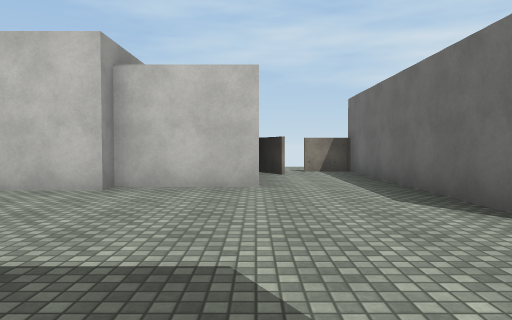
view 1 (above)

18 first-person views from a walk through a Unity game level. The camera is 1.2 m above the floor, tilts 2° down and sees 70° across. The floor is counted in squares, 2 m on a side. Each view is taken from the middle of a square. On the plan, view 1 faces up. The plan holds only what a view shows up to about 10 squares ahead; the rest is blank. Surface patterns are stand-ins for the level's own textures.

view 2
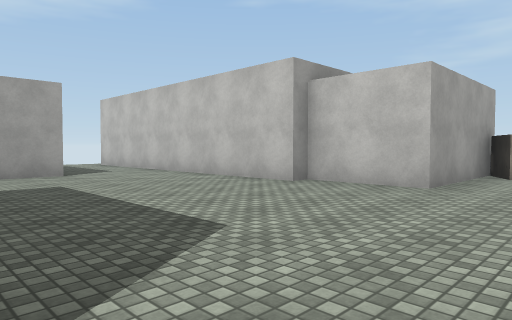

view 3
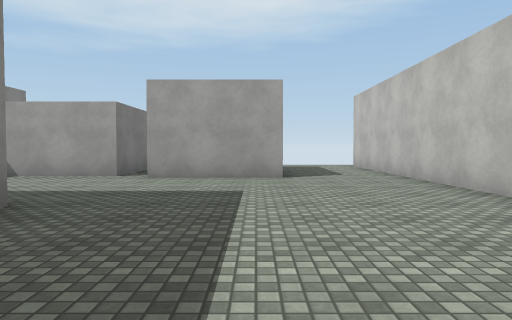

view 4
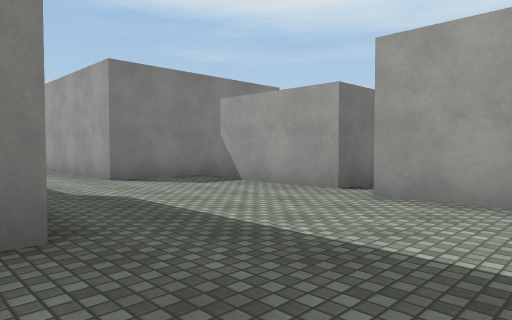

view 5
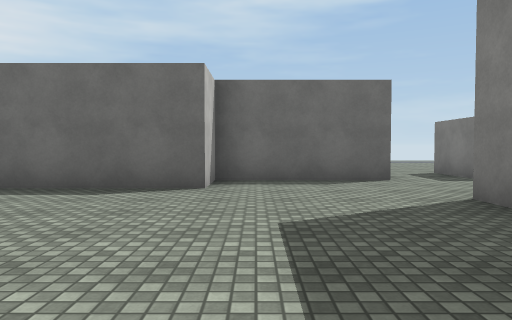

view 6
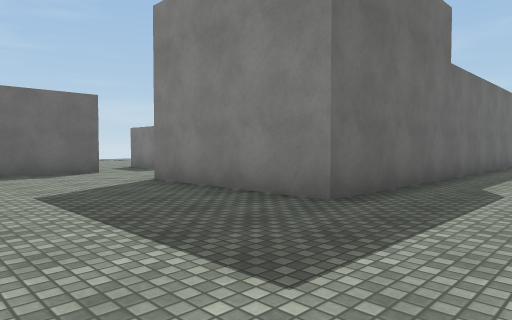

view 7
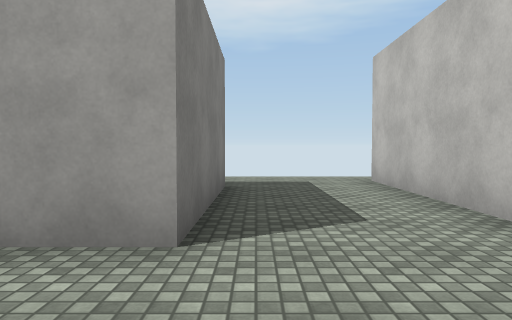

view 8
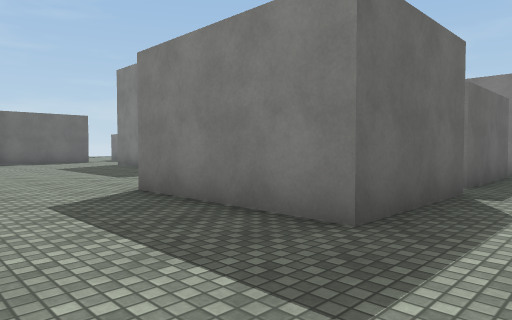

view 9
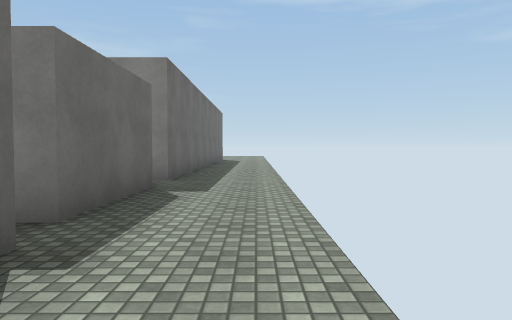

view 10
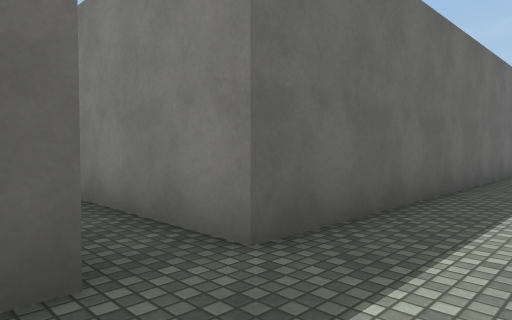

view 11
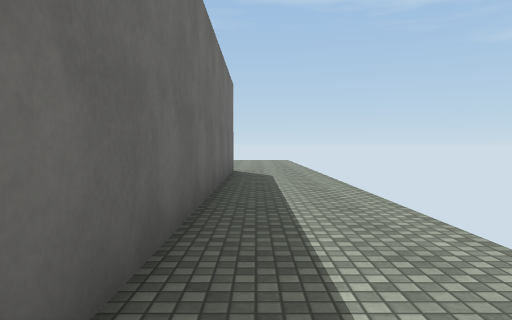

view 12
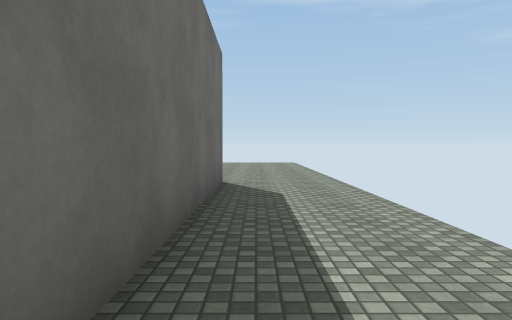

view 13
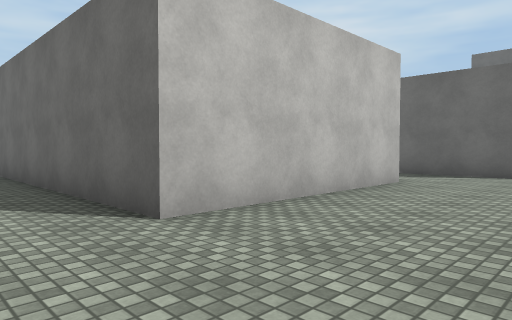

view 14
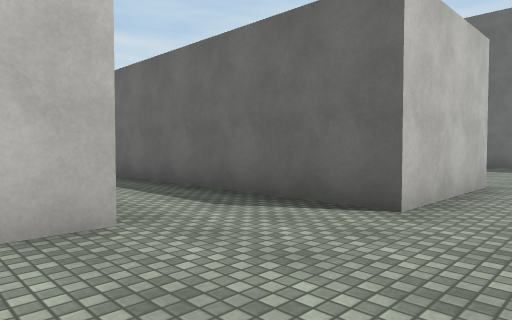

view 15
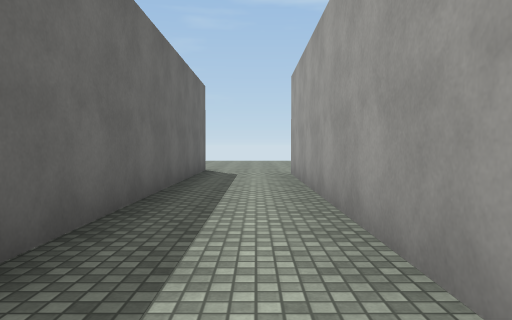

view 16
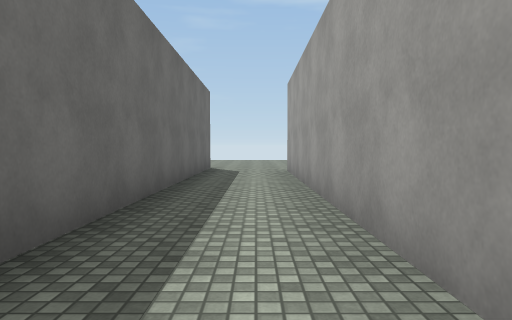

view 17
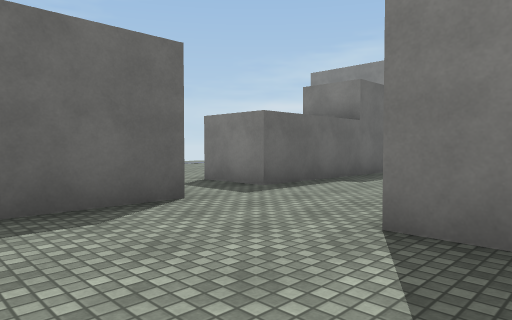

view 18
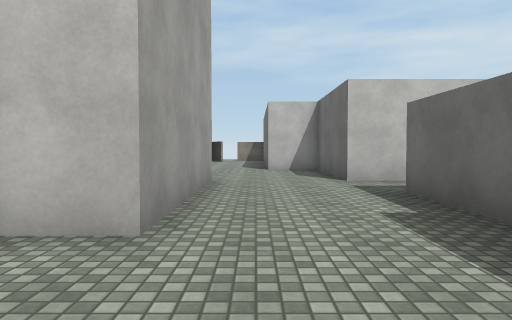

### Floor plan
Key: @ floor where view 1 was taken; # wall or solid block; . floor; B building.
Columns run from 11 left of view 1 to 7 right of it. Each row starts with its distance up from view 1.
  9            #.#
  8            B..B
  7          B B..B
  6          BBB..B
  5 .BBBBBBBB.....B
  4 ..............B
  3 ..............BB
  2 ..###..........B
  1 ..###..........B
  0 ..###......@...BBB
 -1 ..###....####.....
 -2 ..###....#  #......
 -3 ..###....#  #..##..
 -4 .........####..#
 -5 ..#####..# ....#
 -6 ..#   #..#  ...#
 -7 ..#   #..#   .
 -8 ..#   #..#
 -9 ..#   #..#
-10 ..#   #..#
-11 ..#   #..#
-12 ..#   #..#
-13 ..#   #..#
-14 ..#   #..#
-15 ..#####..#
-16 .........###...
-17 ..............
-18 .... ....
-19 ...

Positions as (right, up) in squares from view 1, and headings:
1: (0, 0), facing up
2: (2, 0), facing up-left
3: (1, 2), facing left
4: (-2, 2), facing down-left
5: (-3, 2), facing right
6: (-5, 3), facing down-right
7: (-4, 3), facing left
8: (-11, 5), facing down-right
9: (-11, 2), facing down
10: (-11, -3), facing down-right
11: (-10, -6), facing down
12: (-10, -9), facing down
13: (-11, -18), facing up-right
14: (-6, -18), facing up-right
15: (-4, -7), facing down
16: (-4, -6), facing down
17: (0, 2), facing down-right
18: (2, -7), facing up
